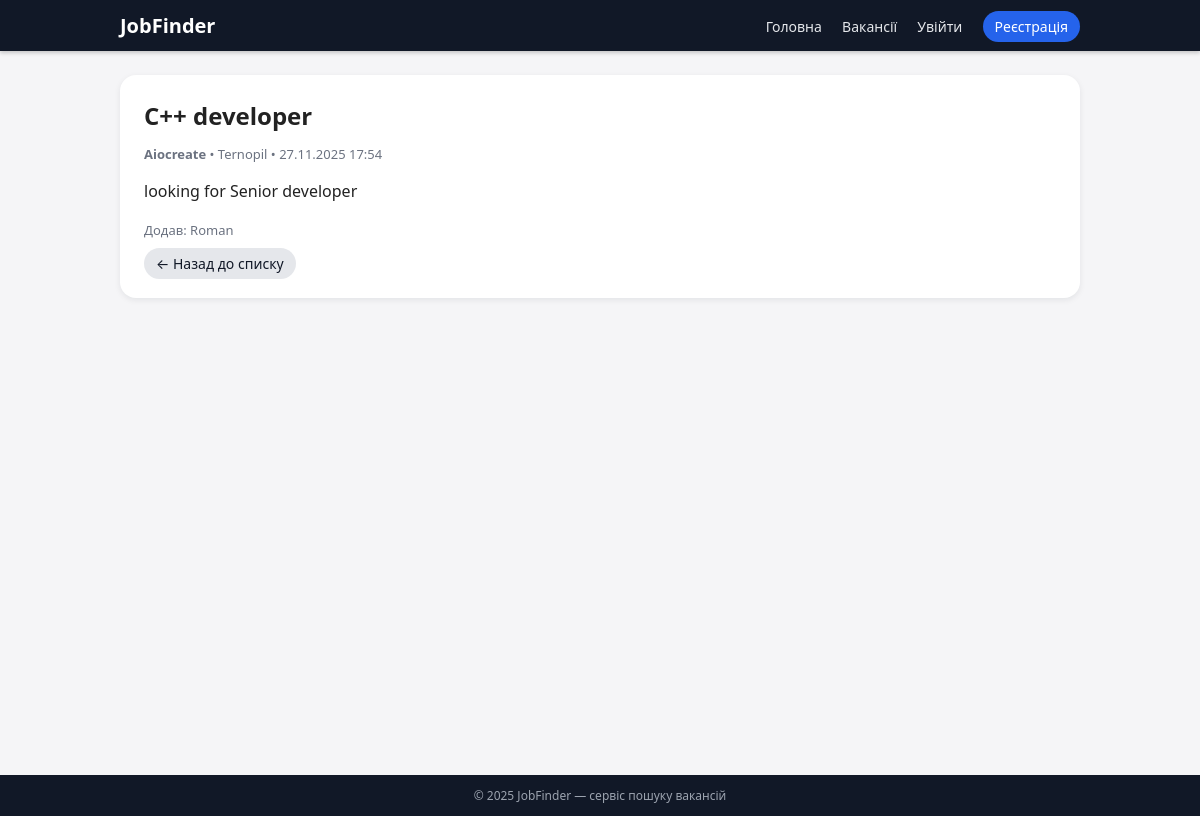
Page /jobs/1/ on the committed database.
### jobs/models.py (models this page shows, shortened)
class Job(models.Model):
    title = models.CharField(max_length=255, verbose_name='Назва вакансії')
    company = models.CharField(max_length=255, verbose_name='Компанія')
    location = models.CharField(max_length=255, verbose_name='Місто')
    description = models.TextField(verbose_name='Опис')
    created_at = models.DateTimeField(auto_now_add=True)
    author = models.ForeignKey(User, on_delete=models.CASCADE, related_name='jobs')
    class Meta:
        ordering = ['-created_at']
        verbose_name = 'Вакансія'
        verbose_name_plural = 'Вакансії'

### jobs/views.py (the view)
# urls.py: path('jobs/<int:pk>/', views.job_detail, name='job_detail'),
def job_detail(request, pk):
    job = get_object_or_404(Job, pk=pk)
    return render(request, 'jobs/job_detail.html', {'job': job})

### jobs/templates/jobs/job_detail.html (shortened to what this page needs)
{% extends 'base.html' %}
{% block content %}
<article class="job-detail">
    <h1>{{ job.title }}</h1>
    <p class="job-meta">
        <strong>{{ job.company }}</strong> •
        <span>{{ job.location }}</span> •
        <span>{{ job.created_at|date:"d.m.Y H:i" }}</span>
    </p>
    <div class="job-full-description">
        {{ job.description|linebreaks }}
    </div>
    <p class="job-author">
        Додав: {{ job.author.username }}
    </p>
    <a href="{% url 'job_list' %}" class="btn-secondary">← Назад до списку</a>
</article>
{% endblock %}

### jobs/static/css/styles.css (style rules this page uses)
body { margin: 0; font-family: system-ui, -apple-system, BlinkMacSystemFont, 'Segoe UI', sans-serif; background: #f5f5f7; color: #222; }
.btn-secondary { padding: 6px 12px; border-radius: 999px; background: #e5e7eb; color: #111827 !important; text-decoration: none; border: none; cursor: pointer; font-size: 14px; }
.job-meta { font-size: 13px; color: #6b7280; margin-bottom: 8px; }
.job-detail { background: #fff; border-radius: 16px; padding: 24px; box-shadow: 0 2px 6px rgba(15,23,42,0.08); }
.job-detail h1 { margin-top: 0; margin-bottom: 8px; }
.job-full-description { margin-top: 16px; margin-bottom: 16px; line-height: 1.6; }
.job-author { font-size: 13px; color: #6b7280; }

### rows in the picture
Job: title "С++ developer", company "Aiocreate", location "Ternopil", created_at "27.11.2025 17:54", description "looking for Senior developer", author.username "Roman"
